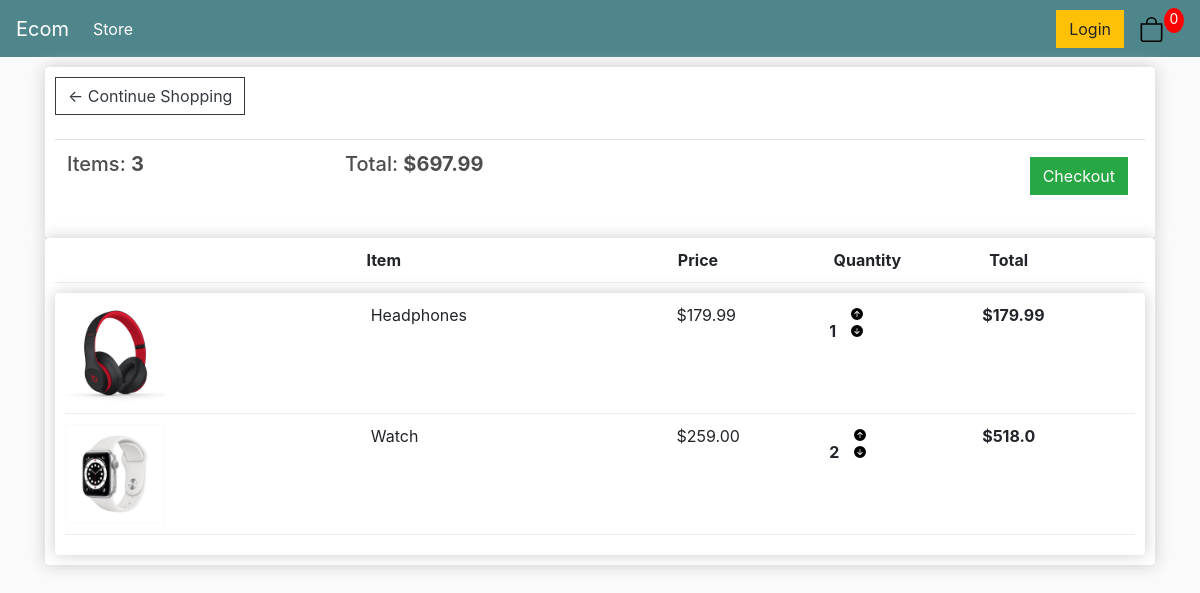
The app's page /cart/ (signed in) with its own data.
### store/models.py (models this page shows, shortened)
class Order(models.Model):
    Customer = models.ForeignKey(Customer, on_delete=models.SET_NULL, null=True, blank=True)
    date_ordered = models.DateTimeField(auto_now_add=True)
    complate =  models.BooleanField(default=False)
    transaction_id = models.CharField(max_length=100, null=True)
    @property
    def get_cart_total(self):
        orderitems = self.orderitem_set.all()
        total = sum([item.get_total for item in orderitems])
        return total
    @property
    def get_cart_items(self):
        orderitems = self.orderitem_set.all()
        total = sum([item.quantity for item in orderitems])
        return total

class OrderItem(models.Model):
    product = models.ForeignKey(Product, on_delete=models.SET_NULL, blank=True, null=True)
    order = models.ForeignKey(Order, on_delete=models.SET_NULL, blank="True", null="True")
    quantity = models.IntegerField(default=0, null=True, blank=True)
    date_added = models.DateTimeField(auto_now_add=True)
    @property
    def get_total(self):
        total = self.product.price * self.quantity
        return total

class Product(models.Model):
    name = models.CharField(max_length=200, null=True)
    price = models.FloatField()
    digital = models.BooleanField(default=False, null=True, blank=False)
    image   = models.ImageField(null=True, blank=True)
    @property
    def imageURl(self):
        try:
            url = self.image.url
        except:
            url = ''
        return url

### store/views.py (the view)
# urls.py: path('cart/', views.cart, name='cart'),
def cart(request):
    if request.user.is_authenticated:
        customer = request.user.customer
        order, created = Order.objects.get_or_create(Customer=customer, complate=False)
        items = order.orderitem_set.all()
    else:
        items = []
        order = {'get_cart_total':0, 'get_cart_items':0}
    context = {'items': items, 'order':order }
    return render(request, 'store/Cart.html', context)

### store/templates/store/Cart.html
{% extends 'store/Main.html' %}
{% load static %}
{% block content %}
<div class="row">
    <div class="col-lg-12">
        <div class="box-element">
            <a class="btn btn-outline-dark" href="{% url 'store' %}">&#x2190; Continue Shopping</a>
            <br>
            <br>
            <table class="table">
                <tr>
                    <th><h5>Items: <strong>{{order.get_cart_items}}</strong></h5></th>
                    <th><h5>Total: <strong>${{order.get_cart_total|floatformat:2}}</strong></h5></th>
                    <th>
                        <a style="float: right; margin:5px;" class="btn btn-success" href="{% url 'checkout' %}">Checkout</a>
                    </th>
                </tr>
            </table>
        </div>
        <div class="box-element">
            <div class="cart-row">
                <div style="flex:2;"></div>
                <div style="flex:2;"><strong>Item</strong></div>
                <div style="flex:1;"><strong>Price</strong></div>
                <div style="flex:1;"><strong>Quantity</strong></div>
                <div style="flex:1;"><strong>Total</strong></div>
           </div>
            <div class="box-element">
                {% for item in items %}
                <div class="cart-row">
                <div style="flex:2;"><img class="row-image" src="{{item.product.imageURl}}"></div>
                <div style="flex:2;">{{item.product.name}}</div>
                <div style="flex:1;">${{item.product.price|floatformat:2}}</div>
                <div style="flex:1;">
                    <p class="quantity">{{item.quantity}}</p>
                     <div class="quantity">
                        <img class="chg-quantity"" src="{% static  'images/arrowup.svg' %}">
                        <img class="chg-quantity"" src="{% static  'images/arrowdown.svg' %}">
                    </div>
                    </div>
                    <div style="flex:1;"><strong>${{item.get_total}}</strong></div>
            </div>
            {% endfor %}
        </div>
    </div>
</div>
{% endblock %}

### static/css/main.css (style rules this page uses)
body { background-color: hsl(0, 0%, 98%); }
h1,h2,h3,h4,h5,h6 { color:hsl(0, 0%, 30%); }
.box-element { box-shadow:hsl(0, 0%, 80%) 0 0 16px; background-color: #fff; border-radius: 4px; padding: 10px; }
.col-lg-4, .col-lg-6, .col-lg-8, .col-lg-12 { margin-top: 10px; }
.btn { border-radius: 0; }
.row-image { width: 100px; }
.cart-row { display: flex; align-items: flex-stretch; padding-bottom: 10px; margin-bottom: 10px; border-bottom: 1px solid #ececec; }
.quantity { display: inline-block; font-weight: 700; padding-right:10px; }
.chg-quantity { width: 12px; cursor: pointer; display: block; margin-top: 5px; transition:.1s; }

### records on screen
Order: get_cart_items "3", get_cart_total "697.99"
OrderItem: product.imageURl (picture), product.name "Headphones", product.price "179.99", quantity "1", get_total "179.99"
OrderItem: product.imageURl (picture), product.name "Watch", product.price "259.00", quantity "2", get_total "518.0"
